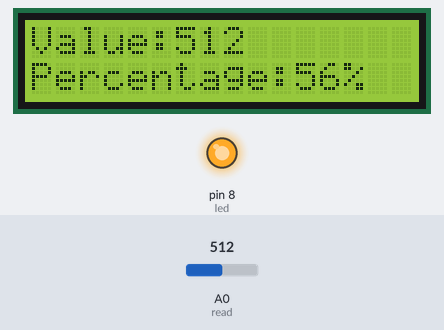
Bench run of a sketch on a simulated Arduino Uno, built with avr-gcc and run on an emulated ATmega328P. Parts: 16×2 character LCD, output pins drawn as LEDs (lit = HIGH). Inputs (shaded band) come from the test bench; at power-on: A0 (read) = 512. Pins used as bus, display or sensor lines are not drawn.

Above: at 0.6 s.
1.3 s: A0 (read) set to 53
At 1.9 s:
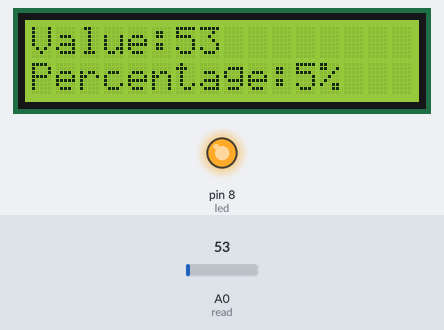
4.6 s: A0 (read) set to 46
At 5.5 s:
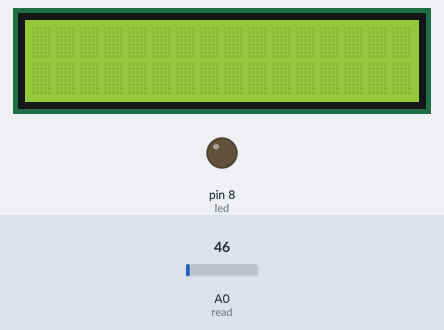
7.1 s: A0 (read) set to 0
At 8.0 s:
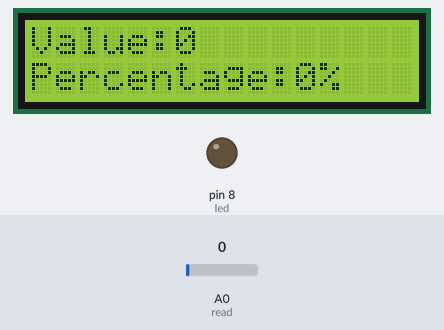
Timing chart, 0 to 10.1 s (numbered marks = the images above; inputs shaded):
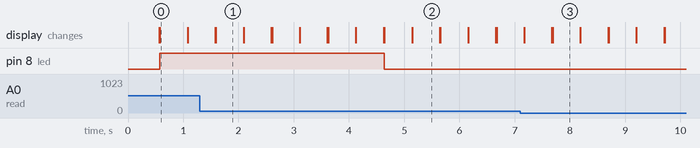

Measured:
- the behaviour switches between 50 and 49 on A0 (read) (found by bisection; images 1 and 2)
- after the input at 4.6 s, pin 8 (led): HIGH → LOW at once
- what the display in image 0 shows lasts 0.5 s, from 0.6 s to 1.1 s

The sketch:

Arduino_LCD___Moisture_sensor___MOTOR.ino
```cpp
// include the library code:
#include <LiquidCrystal.h>

// initialize the library with the numbers of the interface pins
LiquidCrystal lcd(12, 11, 5, 4, 3, 2);
int val=0;
int read=A0;
int power=7;
int led=8;
int sensorMax=950;
int percent;

void setup() {
  // set up the LCD's number of columns and rows:
  lcd.begin(16, 2);
  // Print a message to the LCD.
  pinMode(power,OUTPUT);
  pinMode(led,OUTPUT);
  digitalWrite(power, LOW);

}

void loop() {
  // Turn off the display:
  lcd.noDisplay();
  delay(500);
  lcd.print("Value:");
  lcd.print(readSoil());
  lcd.setCursor(0,1) ;
  lcd.print("Percentage:");
  lcd.print(percentage());
  lcd.print("%");
  lcd.display();
  delay(500);
  lcd.clear();
}

int readSoil()
{

    digitalWrite(power, HIGH);//turn D7 "On"
    delay(10);//wait 10 milliseconds
    val = analogRead(read);//Read the SIG value form sensor
    digitalWrite(power, LOW);//turn D7 "Off"
    if(val>=50)
    {
      digitalWrite(led, HIGH);
    }
    else
    {
      digitalWrite(led,LOW);
    }
    return val;//send current moisture value
}
int percentage()
{
if(val==900)
{
  percent=100;
}
if (val<900)
{
  percent=val*100/900;
}
return percent;

}
```
